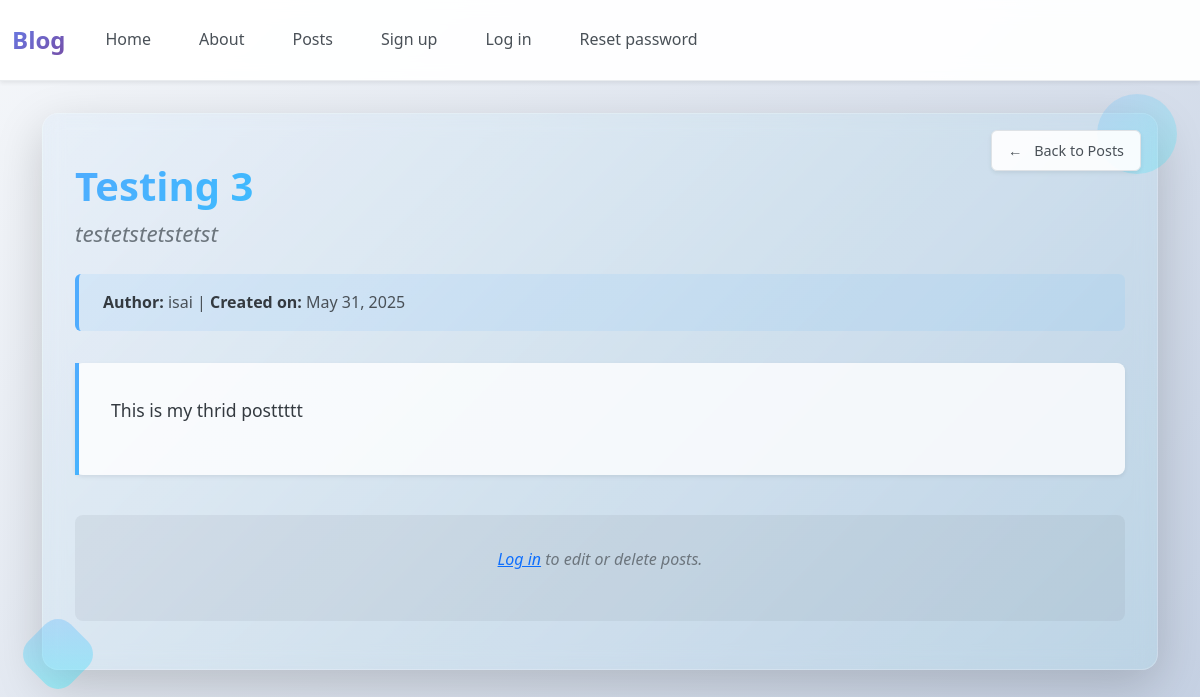
The app's page /posts/details/5/ with its own data.
### posts/models.py (models this page shows, shortened)
class Post(models.Model):
    title = models.CharField(max_length=128)             #* Title of the post
    subtitle = models.CharField(max_length=256)          #* Subtitle of the post
    body = models.TextField()                            #* Body content of the post
    author = models.ForeignKey(                          #* Foreign key relationship to the user model
        get_user_model(),                                #* Get the user model dynamically
        on_delete=models.CASCADE                         #* If the user is deleted, delete the post
    )
    status = models.ForeignKey(                          #* Foreign key relationship to the Status model
        Status,                                          #* Status model for the post
        on_delete=models.CASCADE,                        #* If the status is deleted, delete the post
    )
    created_on = models.DateTimeField(auto_now_add=True) #* Automatically set the date and time when the post is created

### posts/views.py (the view)
# urls.py: path('details/<int:pk>/', PostDetailView.as_view(), name='details'),           #* Details a post
class PostDetailView(UserPassesTestMixin, DetailView):
    template_name = "posts/detail.html"                                                 #* Template for post details
    model = Post                                                                        #* Model to be detailed
    def test_func(self):
        post = self.get_object()                                                        #* Get the post object being detailed
        if post.status.name == "published":                                             #* Check if the post status is "Published"
            return True                                                                 #* Allow access if the post is published
        elif post.status.name == "archived" and self.request.user.is_authenticated:     #* Allow access if the post is archived and the user is authenticated
            return True                                                                 #* Allow access if the post is archived and the user is authenticated
        elif post.status.name == "draft" and self.request.user == post.author:
            return True                                                                 #* Deny access if the post is in draft status and the user is not the author or not authenticated
        else:
            return False                                                                #* Deny access if the post is not published, archived, or the user is not authenticated

### templates/posts/detail.html (shortened to what this page needs)
{% extends 'base.html' %}
{% load static %}
{% block content %}
    <div class="detail-container">
        <a href="{% url 'list' %}" class="go-back-btn">Back to Posts</a>
        <h1 class="detail-title">{{ post.title }}</h1>
        <h3 class="detail-subtitle">{{ post.subtitle }}</h3>
        <div class="detail-meta">
            <strong>Author:</strong> {{ post.author }} | <strong>Created on:</strong> {{ post.created_on|date:"F d, Y" }}
        </div>
        <div class="detail-content">
            {{ post.body|linebreaks }}
        </div>
        {% if user.is_authenticated and user.username == post.author.username %}
            <div class="detail-actions">
                <a class="btn btn-warning" href="{% url 'edit' post.id %}">Edit Post</a>
                <a class="btn btn-danger" href="{% url 'delete' post.id %}">Delete Post</a>
            </div>
        {% elif user.is_authenticated %}
            <div class="no-access-message">
                <p>You can only edit or delete your own posts.</p>
            </div>
        {% else %}
            <div class="no-access-message">
                <p><a href="{% url 'login' %}">Log in</a> to edit or delete posts.</p>
            </div>
        {% endif %}
    </div>
{% endblock content %}

### static/css/base.css (style rules this page uses)
:root { --primary-color: #007bff; --secondary-color: #6c757d; --success-color: #28a745; --danger-color: #dc3545; --warning-color: #ffc107; --info-color: #17a2b8; --light-color: #f8f9fa; --dark-color: #343a40; --white: #ffffff; --gray-100: #f8f9fa; --gray-200: #e9ecef; --gray-300: #dee2e6; --gray-400: #ced4da; --gray-500: #adb5bd; --gray-600: #6c757d; --gray-700: #495057; --gray-800: #343a40; --gray-900: #212529; --gradient-primary: linear-gradient(135deg, #667eea 0%, #764ba2 100%); --gradient-secondary: linear-gradient(135deg, #f093fb 0%, #f5576c 100%); --gradient-success: linear-gradient(135deg, #4facfe 0%, #00f2fe 100%); --shadow-sm: 0 0.125rem 0.25rem rgba(0, 0, 0, 0.075); --shadow: 0 0.5rem 1rem rgba(0, 0, 0, 0.15); --shadow-lg: 0 1rem 3rem rgba(0, 0, 0, 0.175); --border-radius: 0.375rem; --border-radius-lg: 0.5rem; --border-radius-xl: 1rem; }
* { box-sizing: border-box; }
body { font-family: 'Segoe UI', Tahoma, Geneva, Verdana, sans-serif; line-height: 1.6; color: var(--gray-800); background: linear-gradient(135deg, #f5f7fa 0%, #c3cfe2 100%); min-height: 100vh; }
h1, h2, h3, h4, h5, h6 { font-weight: 700; color: var(--dark-color); margin-bottom: 1rem; }
h1 { font-size: 2.5rem; background: var(--gradient-primary); -webkit-background-clip: text; -webkit-text-fill-color: transparent; background-clip: text; }
.container > * { animation: fadeInUp 0.6s ease-out; }

### static/css/detail.css (style rules this page uses)
.detail-container { background: linear-gradient(135deg, rgba(79, 172, 254, 0.05) 0%, rgba(0, 242, 254, 0.05) 100%); border-radius: var(--border-radius-xl); padding: 3rem 2rem; margin: 2rem 0; box-shadow: var(--shadow-lg); backdrop-filter: blur(10px); border: 1px solid rgba(255, 255, 255, 0.2); position: relative; }
.detail-title { font-size: 2.5rem; font-weight: 800; color: var(--dark-color); margin-bottom: 0.5rem; background: linear-gradient(135deg, #4facfe 0%, #00f2fe 100%); -webkit-background-clip: text; -webkit-text-fill-color: transparent; background-clip: text; line-height: 1.2; }
.detail-subtitle { font-size: 1.4rem; color: var(--gray-600); font-weight: 500; margin-bottom: 1.5rem; font-style: italic; line-height: 1.4; }
.detail-meta { background: rgba(79, 172, 254, 0.1); border-left: 4px solid #4facfe; padding: 1rem 1.5rem; margin-bottom: 2rem; border-radius: var(--border-radius); color: var(--gray-700); font-weight: 500; }
.detail-meta strong { color: var(--dark-color); }
.detail-content { background: rgba(255, 255, 255, 0.8); padding: 2rem; border-radius: var(--border-radius-lg); line-height: 1.8; color: var(--gray-800); font-size: 1.1rem; margin-bottom: 2.5rem; box-shadow: var(--shadow-sm); border-left: 4px solid transparent; border-image: linear-gradient(135deg, #4facfe 0%, #00f2fe 100%) 1; }
.go-back-btn { position: absolute; top: 1rem; right: 1rem; background: rgba(255, 255, 255, 0.9); color: var(--gray-700); text-decoration: none; padding: 0.5rem 1rem; border-radius: var(--border-radius); font-weight: 500; transition: all 0.3s ease; box-shadow: var(--shadow-sm); border: 1px solid var(--gray-300); font-size: 0.9rem; }
.go-back-btn::before { content: '← '; margin-right: 0.5rem; }
.no-access-message { text-align: center; padding: 2rem; background: rgba(108, 117, 125, 0.1); border-radius: var(--border-radius-lg); color: var(--gray-600); font-style: italic; margin-top: 2rem; }
.detail-container { animation: slideInFromBottom 0.6s ease-out; }
.detail-container::before { content: ''; position: absolute; top: -20px; right: -20px; width: 80px; height: 80px; background: linear-gradient(135deg, rgba(79, 172, 254, 0.2) 0%, rgba(0, 242, 254, 0.2) 100%); border-radius: 50%; z-index: -1; }
.detail-container::after { content: ''; position: absolute; bottom: -15px; left: -15px; width: 60px; height: 60px; background: linear-gradient(135deg, rgba(79, 172, 254, 0.3) 0%, rgba(0, 242, 254, 0.3) 100%); border-radius: 30%; z-index: -1; transform: rotate(45deg); }

### records on screen
Post: title "Testing 3", subtitle "testetstetstetst", author "isai", created_on "May 31, 2025", body "This is my thrid posttttt"
